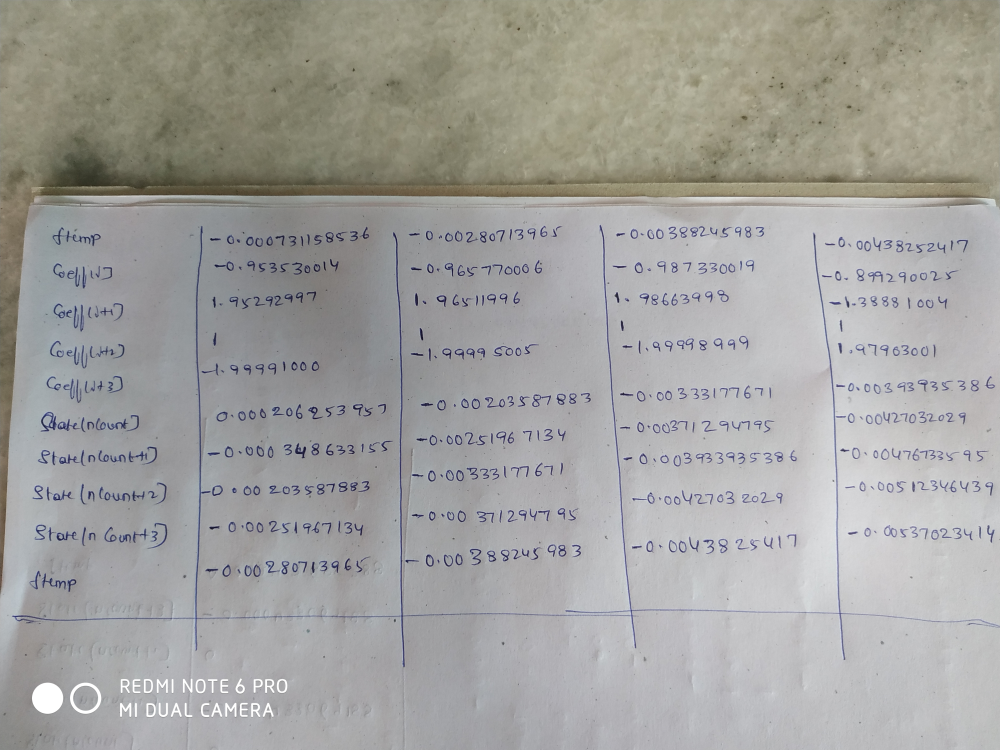
#> input picture OCR/IMG_20200613_130643 (1).jpg, 4000 x 3000 px (shown at 1/4 size)
$ python basic_char_rec.py --image 'IMG_20200613_130643 (1).jpg'
#> lines starting #> are read from the running program, lines starting #| are printed output that depends on the picture; after the words box and inside, x2 and y2 are one past the last pixel; in counts of white or black regions, pixels touching at a corner belong together
#code that will detect basic characters present in image

import cv2
import imutils
import argparse
import numpy as np
import pytesseract

#create an argument parser for input image
ap=argparse.ArgumentParser()
ap.add_argument("-i","--image",required=True,help="path to pdf file")

#retrive variables from argument parser
args=vars(ap.parse_args())

#Store the image and convert to grayscale
img=cv2.imread(args["image"])
#> img is the input picture: shape (3000, 4000, 3); mean B, G, R 158.7, 161.9, 162.6
img=imutils.resize(img, height = 500)
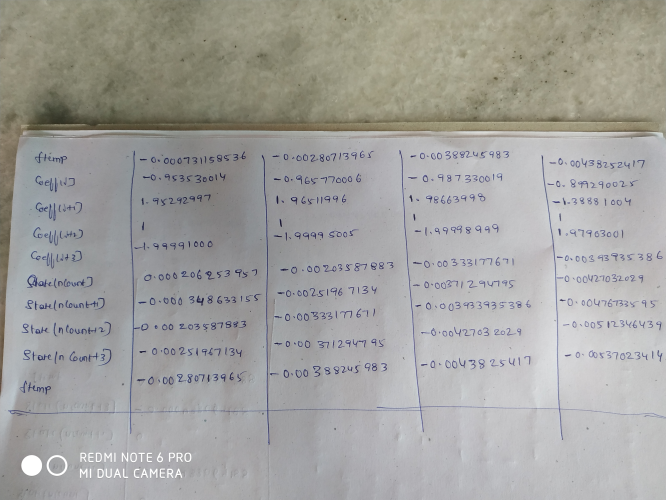
#> img: shape (500, 666, 3); mean B, G, R 158.7, 161.9, 162.6
gray=cv2.cvtColor(img,cv2.COLOR_BGR2GRAY)
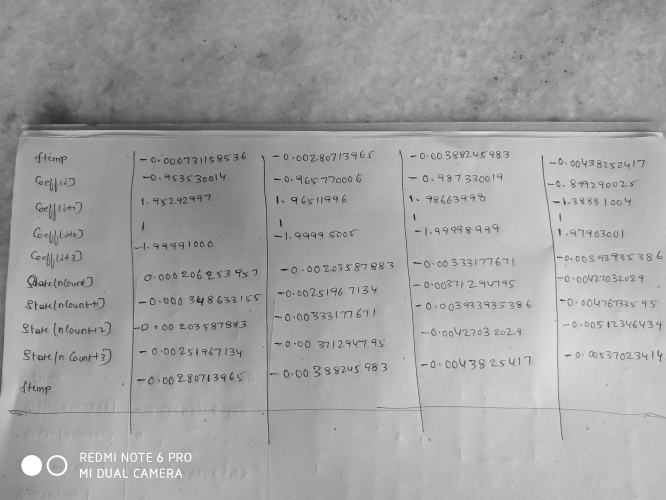
#> gray: shape (500, 666); min 26, max 255, mean 161.7
gray = cv2.GaussianBlur(gray, (5, 5), 0)
edged = cv2.Canny(gray, 75, 200)
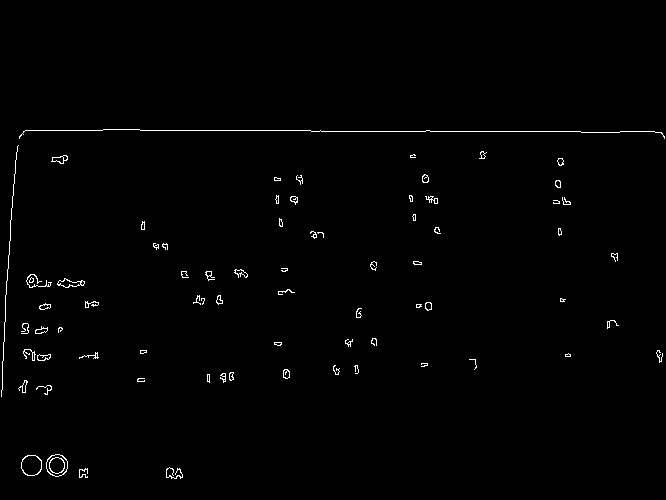
#> edged: shape (500, 666); 0.92% white in thin lines or dots, all inside (x1, y1, x2, y2) = (1, 129, 665, 479)
# show the original image and the edge detected image
print("STEP 1: Edge Detection")
cv2.imshow("Image", img)
cv2.imshow("Edged", edged)
cv2.waitKey(0)
#perform gaussian blur and do thresholding
#gray_blur=cv2.GaussianBlur(gray,(3,3),1)
#_,gray_bin=cv2.threshold(gray_blur,80,255,cv2.THRESH_BINARY_INV)
'''
cv2.imshow('binary image',gray)


'''
'''
#detect contours in image
cnts=cv2.findContours(gray_bin,cv2.RETR_TREE,cv2.CHAIN_APPROX_SIMPLE)
cnts = imutils.grab_contours(cnts)
num_cnts=len(cnts)
for contour in cnts:
    x,y,w,h=cv2.boundingRect(contour)
    cv2.rectangle(img,(x,y),(x+w,y+h),(0,255,0))

cv2.putText(img,'Num contours detected:'+str(num_cnts),(0,20),cv2.FONT_HERSHEY_SIMPLEX,0.35,(0,0,255))

'''
'''
text=pytesseract.image_to_string(gray)
print(text)
#Resize the image
#gray=imutils.resize(gray,width=400,height=400)
'''
